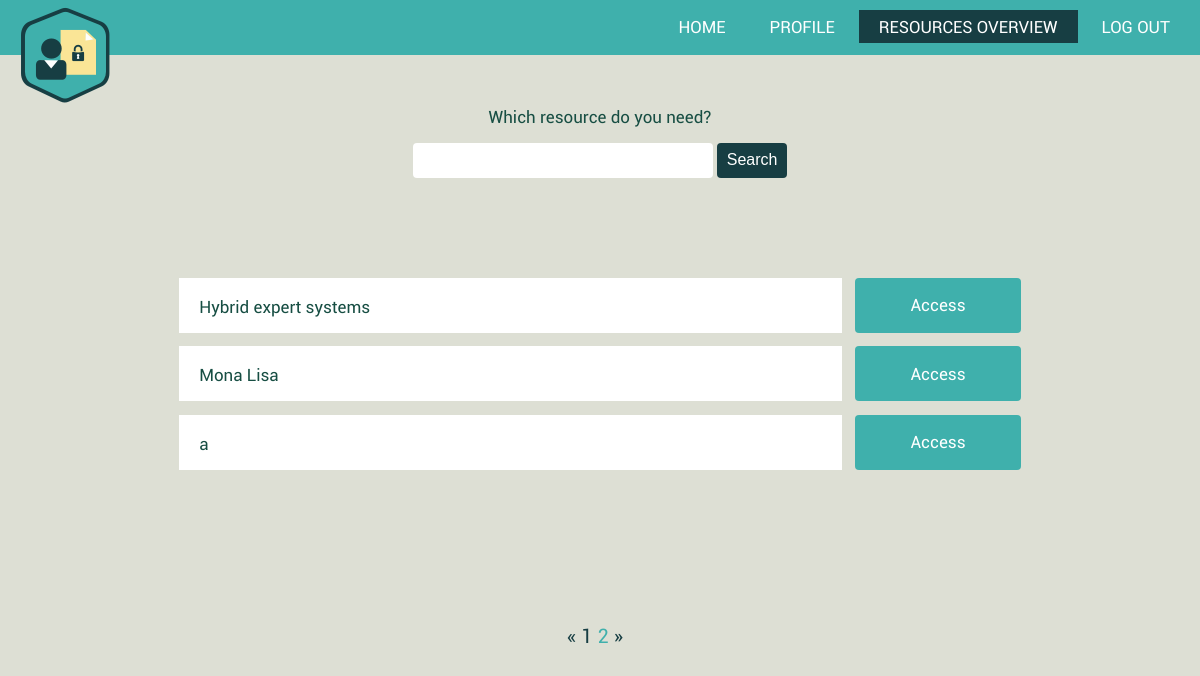
Before: /resources-overview/?page=2 (signed in) with the older database file.
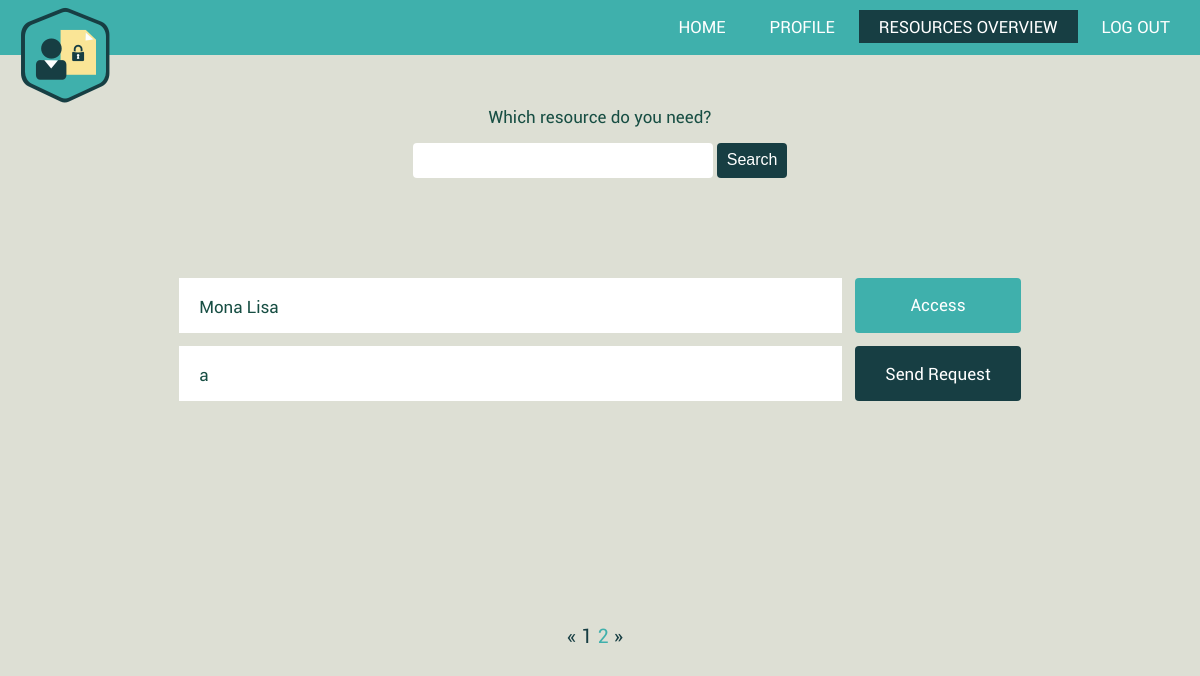
After: the same page with the newer database file.
### AuthorizationManagement/models.py (models this page shows)
class Resource(models.Model):
    type = models.CharField(max_length=50, default = '')
    name = models.CharField(max_length=150, default = '')
    description = models.CharField(max_length=250, default = '')
    creationDate = models.DateTimeField(default=datetime.now, blank=True)
    readers = models.ManyToManyField(CustomUser, related_name= 'reader')
    owners = models.ManyToManyField(Owner, related_name= 'owner')
    link = models.FileField(upload_to='')

### AuthorizationManagement/views.py (the view)
# urls.py: re_path(r'^resources-overview/$', ResourcesOverview.as_view(), name='resource-overview'),
@method_decorator(never_cache, name='dispatch')
@method_decorator(login_required, name='dispatch')
class ResourcesOverview(generic.ListView):
    model = Resource.objects.all()
    template_name = 'AuthorizationManagement/resources-overview.html'
    context_object_name = "resources_list"
    paginate_by = 5
    query = ''
    can_access = Resource.objects.none()
    requested_resources = Resource.objects.none()
    def get_queryset(self):
        return self.model
    def get_context_data(self, **kwargs):
        context = super(ResourcesOverview, self).get_context_data(**kwargs)
        context['is_admin'] = self.request.user.is_staff
        context['query'] = self.query;
        context['query_pagination_string'] = ''
        context['can_access'] = self.request.user.reader.filter(id__in=self.model) # list of resources for which the user has an access permission
        context['requested_resources'] = Resource.objects.filter(
            id__in=AccessRequest.objects.filter(sender=self.request.user).values('resource_id'))
        return context

### AuthorizationManagement/templates/AuthorizationManagement/resources-overview.html (shortened to what this page needs)
{% extends "AuthorizationManagement/base.html" %}
{% block overview%}
class="active";
{% endblock %}
{% block styles %}
{% load static %}
<link rel="stylesheet" type="text/css" href="{% static 'AuthorizationManagement/css/modal-dialog-info.css' %}" />
<link rel="stylesheet" type="text/css" href="{% static 'AuthorizationManagement/css/modal-dialog-req.css' %}" />
<link rel="stylesheet" type="text/css"href="{% static 'AuthorizationManagement/css/resources-overview.css' %}" />
{% endblock %}
{% block body %}
<div class="search">
   <p>Which resource do you need?</p>
   <form action="/resources-overview/search" method="get">
      <input type="text" name="q" class="search-box" value={{query}}>
      <input type="submit" value="Search" class="search-btn">
   </form>
   <br>
   <div class="container">
      {% if resources_list %}
      <div class="results">
      </div>
      {% for res in resources_list %}
      <a href="#{{res.id}}" class="resource-name"> {{res.name}} </a>
      {% if res in can_access or is_admin %}
      <a href="../resources/{{res.id}}" class="access-btn">Access</a>
      {% else %}
      <a href="#send-request-{{res.id}}" class="send-btn"> Send Request </a>
      {% endif %}
      {% endfor %}
   </div>
</div>
{% if is_paginated %}
<ul class="pagination">
   {% if page_obj.has_previous %}
   <li><a href="?{{query_pagination_string}}page={{ page_obj.previous_page_number }}">&laquo;</a></li>
   {% else %}
   <li class="disabled"><span>&laquo;</span></li>
   {% endif %}
   {% for i in paginator.page_range %}
   {% if page_obj.number == i %}
   <li class="active"><span>{{ i }} </span></li>
   {% else %}
   <li><a href="?{{query_pagination_string}}page={{ i }}">{{ i }}</a></li>
   {% endif %}
   {% endfor %}
   {% if page_obj.has_next %}
   <li><a href="?{{query_pagination_string}}page={{ page_obj.next_page_number }}">&raquo;</a></li>
   {% else %}
   <li class="disabled"><span>&raquo;</span></li>
   {% endif %}
</ul>
{% endif %}
{% else %}
<p class="no-results">No resources matched your search criteria.</p>
{% endif %}
{% endblock %}

Changed rows visible on the page:
removed Resource: name "Hybrid expert systems"
changed Resource (number 2 of 2 on the later page): text "Access" → "Send Request"
